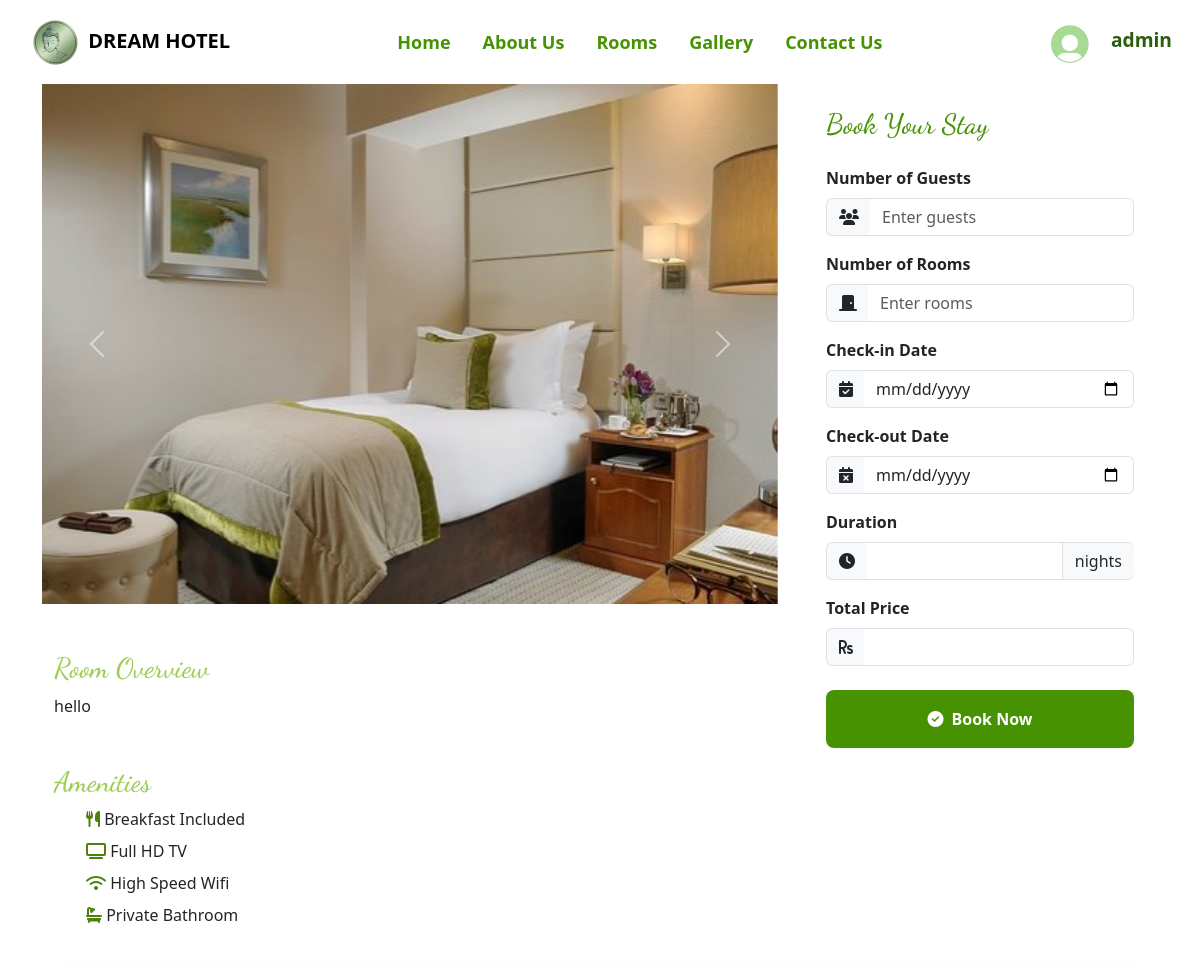
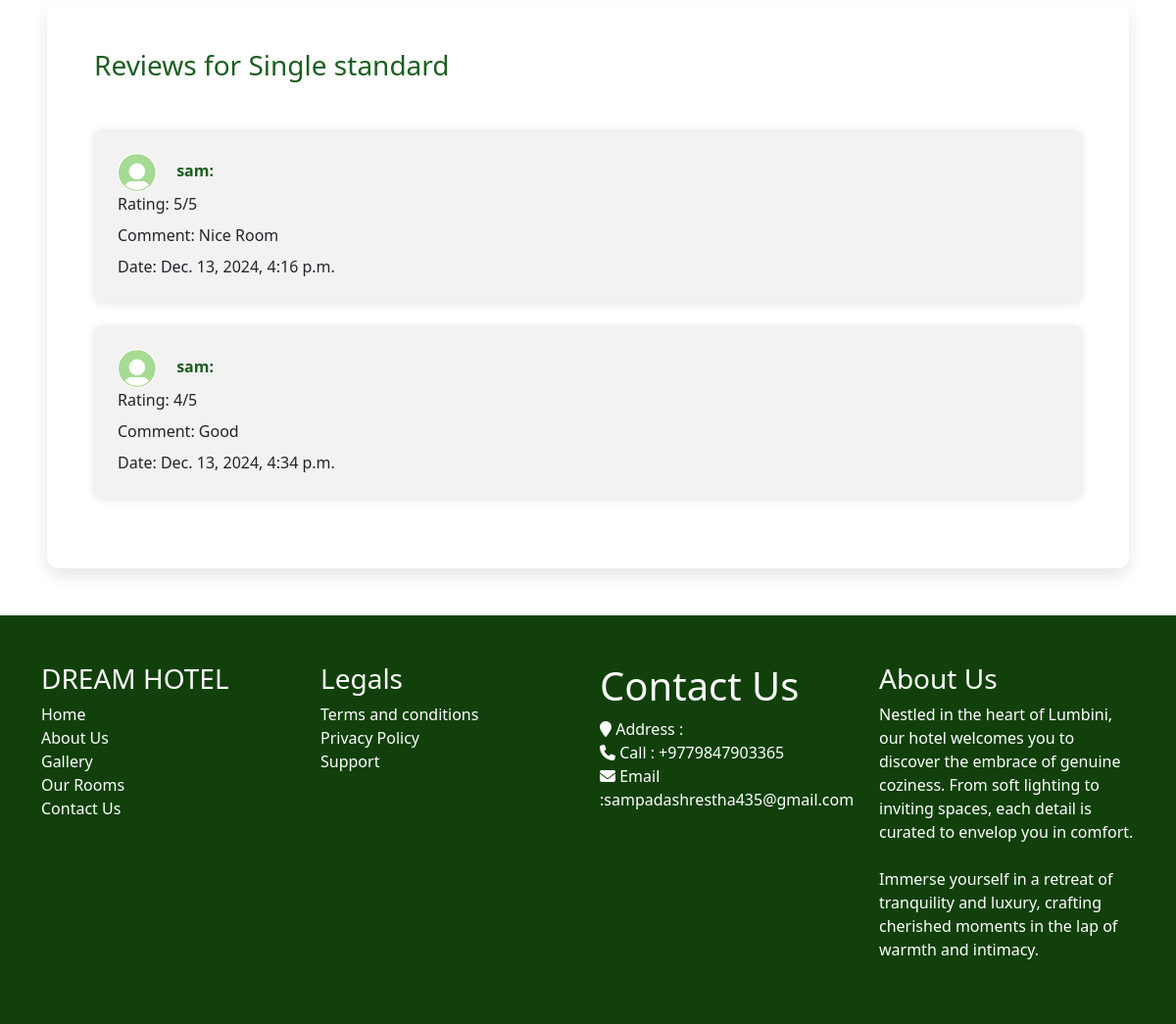
The app's page /book/2 (signed in) with its own data (2 pictures, top to bottom).
### main/models.py (models this page shows, shortened)
class Room(models.Model):
    ROOM_TYPES = [('single', 'Single'), ('double', 'Double'), ('triple', 'triple')]
    title=models.TextField(default="null")
    room_type = models.CharField(max_length=50, choices=ROOM_TYPES)
    price_per_night = models.DecimalField(max_digits=10, decimal_places=2)
    max_guests = models.IntegerField()
    total_rooms = models.PositiveIntegerField(default=0)
    description = models.TextField(blank=True)
    images=models.ImageField(default=" ",upload_to='images')
    image2=models.ImageField(default=" ",upload_to='images')
    image3=models.ImageField(default=" ",upload_to='images')
    image4=models.ImageField(default=" ",upload_to='images')

class Review(models.Model):
    booking = models.OneToOneField(Booking, on_delete=models.CASCADE, related_name="reviews",null=True)
    user = models.ForeignKey(User, on_delete=models.CASCADE, related_name="reviews",null=True)
    room = models.ForeignKey(Room, on_delete=models.CASCADE, related_name="reviews",null=True)
    rating = models.PositiveIntegerField(default=5, choices=[(i, i) for i in range(1, 6)])
    comment = models.TextField(blank=True)
    review_date = models.DateTimeField(auto_now_add=True)

### main/views.py (the view, shortened to what this page needs)
# urls.py: path("book/<int:room_id>",bookrooms,name="bookrooms"),
@login_required(login_url='login')
def bookrooms(request, room_id):
    room = get_object_or_404(Room, id=room_id)
    total_rooms = room.total_rooms  # Total rooms for this room type
    max_guests_per_room = room.max_guests  # Maximum guests allowed per room
    reviews=Review.objects.filter(room=room)
    return render(request, 'main/bookrooms.html', {'room': room,'reviews':reviews})

### main/context_processors.py (called while the page is built)
def user_profile(request):
    if request.user.is_authenticated:
        try:
            profile = GuestProfile.objects.get(user=request.user)
            return {'profile': profile}
        except GuestProfile.DoesNotExist:
            return {'profile': None}
    return {}

### main/templates/main/bookrooms.html (shortened to what this page needs)
{% extends "base.html" %}
{% load static %}
{% block contents %}
<div class="container">
    <div class="row">
      <div class="col-lg-8 col-md-8 col-sm-12">
        <div id="carouselExample" class="carousel slide">
          <div class="carousel-inner">
            <div class="carousel-item active">
              <img src="{{room.images.url}}" class="d-block w-100 roomimg" alt="...">
            </div>
          </div>
          <button class="carousel-control-prev" type="button" data-bs-target="#carouselExample" data-bs-slide="prev">
            <span class="carousel-control-prev-icon" aria-hidden="true"></span>
          </button>
          <button class="carousel-control-next" type="button" data-bs-target="#carouselExample" data-bs-slide="next">
            <span class="carousel-control-next-icon" aria-hidden="true"></span>
          </button>
        </div>
        <div class="container my-5">
          <h3 data-aos="zoom-out" data-aos-duration="1000" style="font-family:'Dancing Script', cursive; color:rgb(156, 205, 82)">Room Overview </h3>
          <p>{{room.description}}</p>
        </div>
        <div class="container">
          <h3 data-aos="fade-up" data-aos-duration="1000" style="font-family:'Dancing Script', cursive; color:rgb(156, 205, 82)">Amenities </h3>
          <ul>
            <li data-aos="fade-up" data-aos-duration="1000" style="list-style: none;" class="mt-2"><i class="fa-solid fa-utensils stay"></i>  Breakfast Included
            </li>
            <li data-aos="fade-up" data-aos-duration="1000" style="list-style: none;" class="mt-2"><i class="fa-solid fa-tv stay"></i>  Full HD TV</li>
            <li data-aos="fade-up" data-aos-duration="1000" style="list-style: none;" class="mt-2"> <i class="fa-solid fa-wifi stay"></i>  High Speed Wifi</li>
            <li data-aos="fade-up" data-aos-duration="1000" style="list-style: none;" class="mt-2"><i class="fas fa-bath stay"></i>  Private Bathroom</li>
          </ul>
        </div>
      </div>
      <div class="col-lg-4 col-md-4 col-sm-12">
        <div class="card border-0 rounded-4">
            <div class="card-body p-4">
                <h3 class="custom-green mb-4" style="font-family: 'Dancing Script', cursive;">Book Your Stay</h3>
                <form action="" method="POST">
                    <div class="mb-3">
                        <label for="guests" class="form-label fw-bold">Number of Guests</label>
                        <div class="input-group">
                            <span class="input-group-text"><i class="fas fa-users"></i></span>
                            <input type="number" class="form-control" id="guests" name="guests"
                                placeholder="Enter guests" required min="1" >
                        </div>
                    </div>
                    <div class="mb-3">
                        <label for="rooms" class="form-label fw-bold">Number of Rooms</label>
                        <div class="input-group">
                            <span class="input-group-text"><i class="fas fa-door-closed"></i></span>
                            <input type="number" class="form-control" id="rooms" name="booked_rooms"
                                placeholder="Enter rooms" required min="1">
                        </div>
                    </div>
                    <div class="mb-3">
                        <label for="start_date" class="form-label fw-bold">Check-in Date</label>
                        <div class="input-group">
                            <span class="input-group-text"><i class="fas fa-calendar-check"></i></span>
                            <input type="date" class="form-control" id="start_date" name="check_in_date" required>
                        </div>
                    </div>
                    <div class="mb-3">
                        <label for="end_date" class="form-label fw-bold">Check-out Date</label>
                        <div class="input-group">
                            <span class="input-group-text"><i class="fas fa-calendar-times"></i></span>
                            <input type="date" class="form-control" id="end_date" name="check_out_date" required>
                        </div>
                    </div>
                    <div class="mb-3">
                        <label for="number_of_days" class="form-label fw-bold">Duration</label>
                        <div class="input-group">
                            <span class="input-group-text"><i class="fas fa-clock"></i></span>
                            <input type="text" class="form-control" id="number_of_days" name="bookedrooms" readonly>
                            <span class="input-group-text">nights</span>
                        </div>
                    </div>
                    <div class="mb-4">
                        <label for="price" class="form-label fw-bold">Total Price</label>
                        <div class="input-group">
                            <span class="input-group-text"><i class="fas fa-rupee-sign"></i></span>
                            <input type="text" class="form-control" id="price" name="price" readonly>
                        </div>
                    </div>
                    <button type="submit" class="btn w-100 py-3 rounded-3 fw-bold custom-btn">
                        <i class="fas fa-check-circle me-2"></i>Book Now
                    </button>
                </form>
            </div>
        </div>
    </div>
</div>
</div>
<div class="container12 mx-5 mt-4">
  <h3 class="text-green mb-5">Reviews for {{ room.title }}</h1>
  {% if reviews %}
  <ul class="review-list">
      {% for review in reviews %}
      <li class="review-item">
        <img
        src="{% if profile.profile_picture %}{{ profile.profile_picture.url }}{% else %}{% static 'images/default-profile.jpg' %}{% endif %}"
        alt="Profile Photo"
        class="profile-photo me-3"
        style="width: 40px; height: 40px; border-radius: 50%; object-fit: cover; color:black">
          <strong class="text-green">{{ review.user.username }}:</strong>
          <p class="mb-2">Rating: {{ review.rating }}/5</p>
          <p class="mb-2">Comment: {{ review.comment }}</p>
          <p class="mb-0">Date: {{ review.review_date }}</p>
      </li>
      {% endfor %}
  </ul>
  {% else %}
  <p class="text-center text-green">No reviews yet.</p>
  {% endif %}
</div>
      </div>
{% endblock contents %}

### main/templates/base.html (shortened to what this page needs)
<!doctype html>
{% load static %}
<html lang="en">
  <head>
   <link rel="stylesheet" href="https://cdnjs.cloudflare.com/ajax/libs/fancybox/2.1.5/jquery.fancybox.min.css"
      media="screen">
    <link href="https://cdn.jsdelivr.net/npm/bootstrap@5.3.3/dist/css/bootstrap.min.css" rel="stylesheet">
    <link href="https://unpkg.com/aos@2.3.1/dist/aos.css" rel="stylesheet">
    <link rel="stylesheet" href="{% static 'css/st.css' %}">
    <link rel="stylesheet" href="https://cdnjs.cloudflare.com/ajax/libs/font-awesome/6.6.0/css/all.min.css" />
    <link href="https://cdnjs.cloudflare.com/ajax/libs/bootstrap-icons/1.10.5/font/bootstrap-icons.min.css" rel="stylesheet">
    <link rel="stylesheet" href="https://cdn.jsdelivr.net/npm/flatpickr/dist/flatpickr.min.css">
    <link rel="stylesheet" href="https://cdn.jsdelivr.net/npm/alertifyjs/build/css/alertify.min.css"/>
    <link rel="stylesheet" href="https://cdn.jsdelivr.net/npm/alertifyjs/build/css/themes/default.min.css"/>
   </head>
  <body>
    <nav class="navbar navbar-expand-lg bg-white navy">
        <div class="container-fluid">
          <a class="navbar-brand mx-3" href="#"><img src="{% static 'images/DREAMh.png' %}" style="max-width: 100%; max-height:55px;"><b> DREAM HOTEL</b></a>
         <div class="collapse navbar-collapse" id="navbarSupportedContent">
            <ul class="navbar-nav me-auto mx-auto gap-3 mb-2 mb-lg-0">
               <li class="nav-item ">
                  <a class="nav-link " href="{% url 'home' %}">Home</a>
               </li>
               <li class="nav-item">
                  <a class="nav-link "  href="{% url 'aboutus' %}">About Us</a>
               </li>
               <li class="nav-item">
                  <a class="nav-link" href="{% url 'rooms' %}">Rooms</a>
               </li>
               <li class="nav-item">
                  <a class="nav-link" href="{% url 'gallery' %}">Gallery</a>
               </li>
               <li class="nav-item">
                  <a class="nav-link " href="{% url 'contact' %}">Contact Us</a>
               </li>
            </ul>
            <div class="d-flex px-3 py-1 gap-3">
               {% if request.user.is_authenticated %}
               <h1 class="mt-2 username">
                  <a href="{% url 'user_information' %}" style="text-decoration: none;">
                     {% if profile.profile_picture %}
                     <img
                         src="{{ profile.profile_picture.url }}"
                         alt="Profile Photo"
                         class="profile-photo me-3"
                         style="width: 40px; height: 40px; border-radius: 50%; object-fit: cover; color:black"
                     />
                 {% else %}
                     <img
                         src="{% static 'images/default-profile.jpg' %}"
                         alt="Default Profile Photo"
                         class="profile-photo me-3 mt-1"
                         style="width: 40px; height: 40px; border-radius: 50%; object-fit: cover; color:black"
                     />
                 {% endif %}
                    <span style="color:rgb(42, 93, 13)">{{ request.user.username }}</span>
                  </a>
                </h1>
               {% endif %}
         </div>
         </div>
      </div>
   </nav>
<div class="all">
  {% block contents %}
 {% endblock contents %}
<div class="footer_section layout_padding" data-aos="fade-up" data-aos-duration="1000">
   <div class="container mt-5 py-5">
      <div class="row">
         <div class="col-lg-3 col-sm-6">
            <h3 class="useful_text">DREAM HOTEL</h3>
            <div class="footer_menu">
               <ul style="list-style-type: none;padding-left: 0;">
                  <li><a href="{% url 'home' %}" class="link">Home</a></li>
                  <li><a href="{% url 'aboutus' %}" class="link">About Us</a></li>
                  <li><a href="{% url 'gallery' %}" class="link">Gallery</a></li>
                  <li><a href="{% url 'rooms' %}" class="link">Our Rooms</a></li>
                  <li><a href="{% url 'contact' %}" class="link">Contact Us</a></li>
               </ul>
            </div>
         </div>
         <div class="col-lg-3 col-sm-6">
            <h3 class="useful_text">Legals</h3>
            <div class="footer_menu">
               <ul style="list-style-type: none; padding-left: 0;">
                  <li><a href="#" class="link">Terms and conditions</a></li>
                  <li><a href="#" class="link">Privacy Policy</a></li>
                  <li><a href="#" class="link">Support</a></li>
               </ul>
            </div>
         </div>
         <div class="col-lg-3 col-sm-6">
            <h1 class="useful_text">Contact Us</h1>
            <div class="location_text">
               <ul style="list-style-type: none; padding-left: 0;">
                  <li>
                        <i class="fa fa-map-marker" aria-hidden="true"></i><span class="padding_left_10"> Address :
                           </span>
                  </li>
                  <li>
                        <i class="fa fa-phone" aria-hidden="true"></i><span class="padding_left_10"> Call :
                           +9779847903365</span>
                  </li>
                  <li>
                        <i class="fa fa-envelope" aria-hidden="true"></i><span class="padding_left_10"> Email :sampadashrestha435@gmail.com</span>
                  </li>
               </ul>
            </div>
         </div>
         <div class="col-lg-3 col-sm-6">
            <h3 class="useful_text">About Us</h3>
            <p class="footer_text">Nestled in the heart of Lumbini, our hotel welcomes you to discover the embrace of genuine coziness. From soft lighting to inviting spaces, each detail is curated to envelop you in comfort.<br><br> Immerse yourself in a retreat of tranquility and luxury, crafting cherished moments in the lap of warmth and intimacy. </p>
         </div>
      </div>
   </div>
</div>
</body>
</html>

### main/static/css/st.css (style rules this page uses)
* { font-family:system-ui, -apple-system, BlinkMacSystemFont, 'Segoe UI', Roboto, Oxygen, Ubuntu, Cantarell, 'Open Sans', 'Helvetica Neue', sans-serif }
.navbar-brand { font-size:20px; }
.nav-link { color:rgb(71, 146, 2); font-weight: 600; font-size: large; }
.footer_section { color:white; background-color: rgb(17, 64, 10); }
.link { color: inherit; text-decoration: none; }
.stay { text-decoration: none; color:#4f810e }
.roomimg { height: 100%; width: 100%; height: 65vh; object-fit: cover; }

### main/templates/base.html (style rules this page uses)
.username { font-size: 1.2rem; font-weight: bold; text-decoration: none; color:rgb(42, 93, 13) !important }

### main/templates/main/bookrooms.html (style rules this page uses)
.container12 { padding: 3rem; background-color: #fff; border-radius: 0.75rem; box-shadow: 0 0.5rem 1rem rgba(0, 0, 0, 0.1); }
.text-green { color: #1b5e20; }
.review-list { list-style-type: none; padding: 0; }
.review-item { background-color: #f2f2f2; padding: 1.5rem; border-radius: 0.5rem; margin-bottom: 1.5rem; box-shadow: 0 0.125rem 0.5rem rgba(0, 0, 0, 0.1); }
.custom-green { color: rgb(71, 146, 2); }
.custom-btn { background-color: rgb(71, 146, 2); color: white; }
.carousel-item img { transition: transform 0.3s ease-in-out; }
.input-group-text { background-color: #f8f9fa; border-right: none; }
.form-control { border-left: none; }

### records on screen
Room: images (picture), description "hello", title "Single standard"
Review: user.username "sam", rating "5", comment "Nice Room", review_date "Dec. 13, 2024, 4:16 p.m."
Review: user.username "sam", rating "4", comment "Good", review_date "Dec. 13, 2024, 4:34 p.m."

### other values on screen
{{ request.user.username }} "admin"
